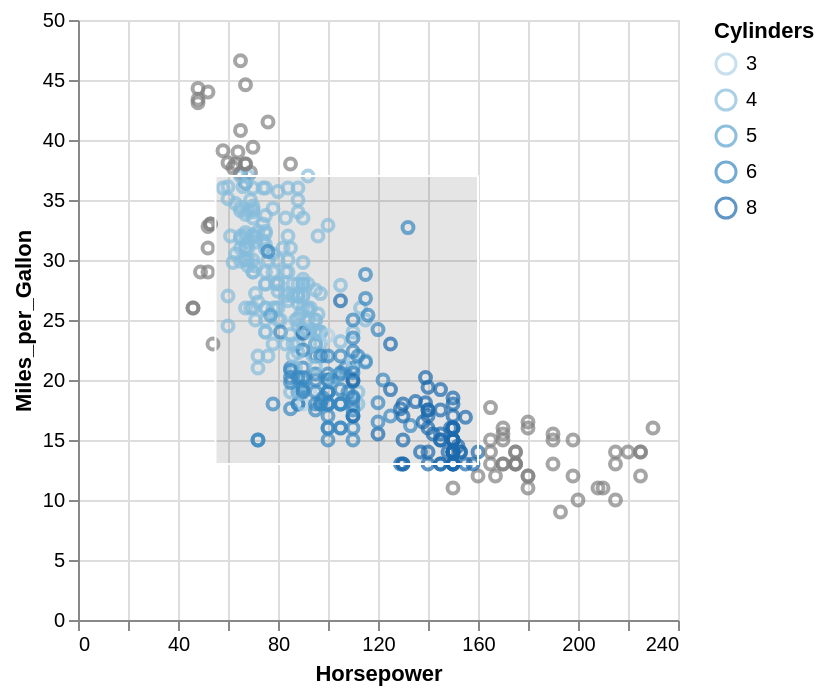

Specify this chart in Vega-Lite:
### Vega-Lite specification from a JSON file in a GitHub repository (floating-point values rounded to 4 significant figures; data arrays with more than 128 entries replaced by an {"elided": "..."} marker saying what was removed)
{"$schema": "https://vega.github.io/schema/vega-lite/v5.json", "description": "Drag out a rectangular brush to highlight points.", "data": {"values": {"elided": "406 records"}}, "params": [{"name": "brush", "select": "interval", "value": {"x": [55, 160], "y": [13, 37]}}], "mark": "point", "encoding": {"x": {"field": "Horsepower", "type": "quantitative"}, "y": {"field": "Miles_per_Gallon", "type": "quantitative"}, "color": {"condition": {"param": "brush", "field": "Cylinders", "type": "ordinal"}, "value": "grey"}}, "config": {}}
